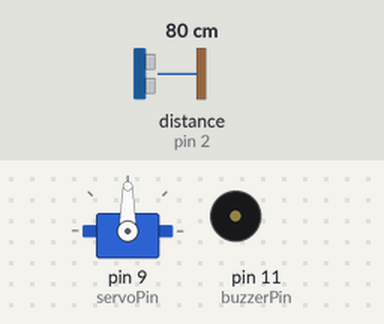
The sketch below on a simulated Arduino Uno, built with avr-gcc and run on an emulated ATmega328P. Parts: servo, buzzer (waves = sounding). Wiring (inferred from the names in the program): ultrasonic range finder: trigger pin 3; echo pin 2. Inputs (shaded band) come from the test bench; at power-on: distance to the obstacle (sensor on pin 2) 80 cm. The echo pulse lasts 58.3 µs per cm.

Above: at 1.2 s.
1.3 s: distance to the obstacle (sensor on pin 2) set to 55 cm
2.8 s: distance to the obstacle (sensor on pin 2) set to 45 cm
At 7.1 s:
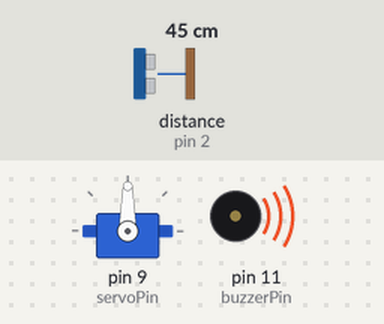
At 13.7 s:
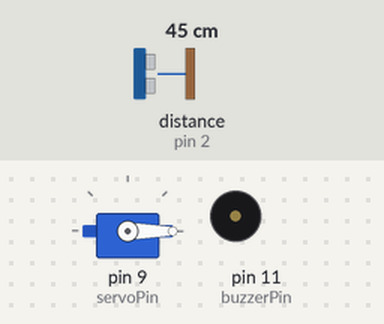
Timing chart, 0 to 14.5 s (numbered marks = the images above; inputs shaded):
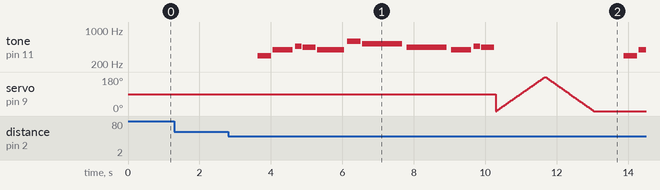

Measured:
- the behaviour switches between 51 and 50 cm on distance to the obstacle (sensor on pin 2) (found by bisection; images 0 and 1)
- after the input at 1.3 s, every drawn part: stays the same
- after the input at 2.8 s, tone on pin 11 (buzzerPin): plays 294 Hz for 0.37 s, 392 Hz for 0.56 s, 466 Hz for 0.19 s, 440 Hz for 0.37 s, 392 Hz for 0.75 s, 587 Hz for 0.37 s … (13 notes in this stretch), starting after 0.84 s

The sketch:

sketch_oct20a.ino
```cpp
#include <Servo.h>
#include "tones.h"


// Servo Stuff
Servo myservo;
int pos = 0;
#define servoPin 9

#define ledPin 7

// Sound Stuff

int melody[] = { // Hedwig's theme fromn the Harry Potter Movies
  REST, 2, NOTE_D4, 4,
  NOTE_G4, -4, NOTE_AS4, 8, NOTE_A4, 4,
  NOTE_G4, 2, NOTE_D5, 4,
  NOTE_C5, -2,
  NOTE_A4, -2,
  NOTE_G4, -4, NOTE_AS4, 8, NOTE_A4, 4,
  // NOTE_F4, 2, NOTE_GS4, 4,
  // NOTE_D4, -1,
  // NOTE_D4, 4,
};

#define buzzerPin 11
int tempo = 144;
int notes = sizeof(melody) / sizeof(melody[0]) / 2;
int wholenote = (60000 * 4) / tempo;
int divider = 0, noteDuration = 0;

// Proximity Stuff
#define echoPin 2
#define trigPin 3
long duration; // variable for the duration of sound wave travel
int distance; // variable for the distance measurement


// Moar Sound Stuff
void playSong() {
  for (int thisNote = 0; thisNote < notes * 2; thisNote = thisNote + 2) {
    divider = melody[thisNote + 1];
    if (divider > 0) {
      noteDuration = (wholenote) / divider;
    } else if (divider < 0) {
      noteDuration = (wholenote) / abs(divider);
      noteDuration *= 1.5; // increases the duration in half for dotted notes
    }
    tone(buzzerPin, melody[thisNote], noteDuration*0.9);
    delay(noteDuration);
    noTone(buzzerPin);
  }
}

void sweepServo() {
    for (pos = 0; pos <= 180; pos += 2) { // goes from 0 degrees to 180 degrees
    // in steps of 1 degree
    myservo.write(pos);
    delay(15);
  }
  for (pos = 180; pos >= 0; pos -= 2) {
    myservo.write(pos);
    delay(15);
  }
}

void checkDistance() {
  digitalWrite(trigPin, LOW);
  delayMicroseconds(2);
  digitalWrite(trigPin, HIGH);
  delayMicroseconds(10);
  digitalWrite(trigPin, LOW);
  duration = pulseIn(echoPin, HIGH);
  distance = duration * 0.034 / 2; // Speed of sound wave divided by 2 (go and back)
}

void setup() {
  pinMode(trigPin, OUTPUT); // Sets the trigPin as an OUTPUT
  pinMode(echoPin, INPUT); // Sets the echoPin as an INPUT
  myservo.attach(servoPin);
}

void loop() {
  checkDistance();
  if (distance < 50) {
    digitalWrite(ledPin, HIGH);
    playSong();
    sweepServo();
    digitalWrite(ledPin, LOW);
  }
}
```

tones.h
```cpp
#define NOTE_B0  31
#define NOTE_C1  33
#define NOTE_CS1 35
#define NOTE_D1  37
#define NOTE_DS1 39
#define NOTE_E1  41
#define NOTE_F1  44
#define NOTE_FS1 46
#define NOTE_G1  49
#define NOTE_GS1 52
#define NOTE_A1  55
#define NOTE_AS1 58
#define NOTE_B1  62
#define NOTE_C2  65
#define NOTE_CS2 69
#define NOTE_D2  73
#define NOTE_DS2 78
#define NOTE_E2  82
#define NOTE_F2  87
#define NOTE_FS2 93
#define NOTE_G2  98
#define NOTE_GS2 104
#define NOTE_A2  110
#define NOTE_AS2 117
#define NOTE_B2  123
#define NOTE_C3  131
#define NOTE_CS3 139
#define NOTE_D3  147
#define NOTE_DS3 156
#define NOTE_E3  165
#define NOTE_F3  175
#define NOTE_FS3 185
#define NOTE_G3  196
#define NOTE_GS3 208
#define NOTE_A3  220
#define NOTE_AS3 233
#define NOTE_B3  247
#define NOTE_C4  262
#define NOTE_CS4 277
#define NOTE_D4  294
#define NOTE_DS4 311
#define NOTE_E4  330
#define NOTE_F4  349
#define NOTE_FS4 370
#define NOTE_G4  392
#define NOTE_GS4 415
#define NOTE_A4  440
#define NOTE_AS4 466
#define NOTE_B4  494
#define NOTE_C5  523
#define NOTE_CS5 554
#define NOTE_D5  587
#define NOTE_DS5 622
#define NOTE_E5  659
#define NOTE_F5  698
#define NOTE_FS5 740
#define NOTE_G5  784
#define NOTE_GS5 831
#define NOTE_A5  880
#define NOTE_AS5 932
#define NOTE_B5  988
#define NOTE_C6  1047
#define NOTE_CS6 1109
#define NOTE_D6  1175
#define NOTE_DS6 1245
#define NOTE_E6  1319
#define NOTE_F6  1397
#define NOTE_FS6 1480
#define NOTE_G6  1568
#define NOTE_GS6 1661
#define NOTE_A6  1760
#define NOTE_AS6 1865
#define NOTE_B6  1976
#define NOTE_C7  2093
#define NOTE_CS7 2217
#define NOTE_D7  2349
#define NOTE_DS7 2489
#define NOTE_E7  2637
#define NOTE_F7  2794
#define NOTE_FS7 2960
#define NOTE_G7  3136
#define NOTE_GS7 3322
#define NOTE_A7  3520
#define NOTE_AS7 3729
#define NOTE_B7  3951
#define NOTE_C8  4186
#define NOTE_CS8 4435
#define NOTE_D8  4699
#define NOTE_DS8 4978
#define REST 0
```
